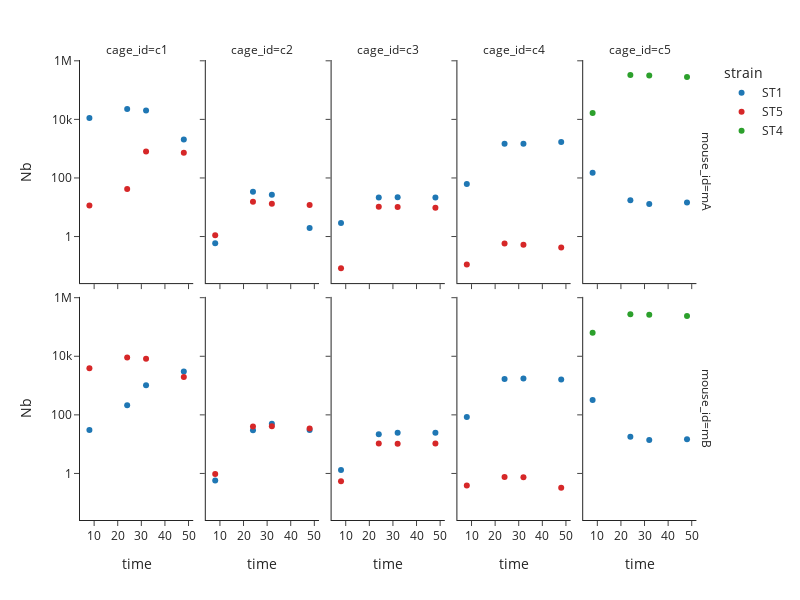
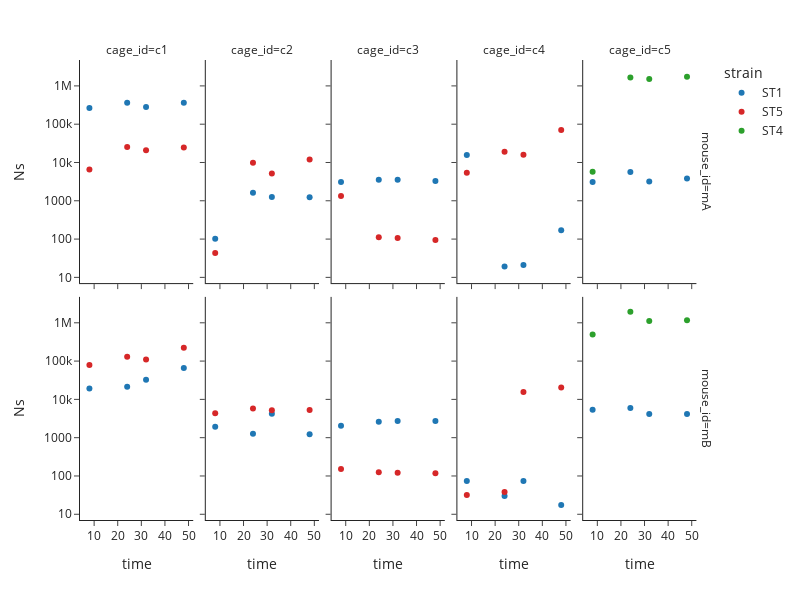
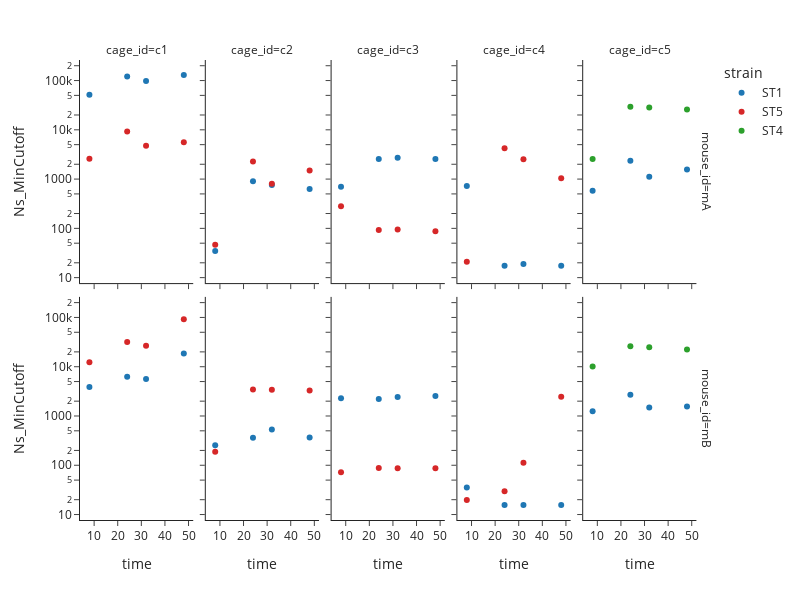

Notebook source saved alongside these figures, in order:
### Code cell
df_plot = df_results.copy().dropna(subset = 'cage_id')
df_plot = df_plot.loc[(df_plot['sample_type_y'].str.contains('stool')) & (df_plot['strain'].str.contains("ST1|ST5|ST4"))].copy()
df_plot['time'] = df_plot['time_point_h'].apply(lambda x: str(x).split('h')[0]).astype(int)
df_plot = df_plot.sort_values(['cage_id', 'time', 'strain'], ascending=True)

fig = px.scatter(df_plot,
                 x = 'time',
                 y = 'Nb',
                 color = 'strain',
                 template = 'simple_white',
                 color_discrete_map=strain_color_dict,
                 facet_col = 'cage_id',
                 facet_row = 'mouse_id',
                 log_y = True,
                 width = 800,
                 height = 600
                 )
fig.write_image('P4C1T8-FP_timecourse_Nb.png', scale = 2)
# Create a mean box with stadard deviation for negative controls and plot

fig.show()
fig = px.scatter(df_plot,
                 x = 'time',
                 y = 'Ns',
                 color = 'strain',
                 template = 'simple_white',
                 color_discrete_map=strain_color_dict,
                 facet_col = 'cage_id',
                 facet_row = 'mouse_id',
                 log_y = True,
                 width = 800,
                 height = 600
                 )

# Create a mean box with stadard deviation for negative controls and plot

fig.show()
fig = px.scatter(df_plot,
                 x = 'time',
                 y = 'Ns_MinCutoff',
                 color = 'strain',
                 template = 'simple_white',
                 color_discrete_map=strain_color_dict,
                 facet_col = 'cage_id',
                 facet_row = 'mouse_id',
                 log_y = True,
                 width = 800,
                 height = 600
                 )

# Create a mean box with stadard deviation for negative controls and plot

fig.show()

### Figure 1 — Plotly figure (JSON) as saved in the notebook; plotly's stock layout.template omitted (floating-point values rounded to 4 significant figures)
{"data": [{"hovertemplate": "strain=ST1<br>mouse_id=mA<br>cage_id=c1<br>time=%{x}<br>Nb=%{y}<extra></extra>", "legendgroup": "ST1", "marker": {"color": "#1F77B4", "symbol": "circle"}, "mode": "markers", "name": "ST1", "orientation": "v", "showlegend": true, "type": "scatter", "x": [8, 24, 32, 48], "xaxis": "x6", "y": [11230.0, 22530.0, 20000.0, 2046.0], "yaxis": "y6"}, {"hovertemplate": "strain=ST1<br>mouse_id=mA<br>cage_id=c2<br>time=%{x}<br>Nb=%{y}<extra></extra>", "legendgroup": "ST1", "marker": {"color": "#1F77B4", "symbol": "circle"}, "mode": "markers", "name": "ST1", "orientation": "v", "showlegend": false, "type": "scatter", "x": [8, 24, 32, 48], "xaxis": "x7", "y": [0.5845, 33.95, 26.75, 1.95], "yaxis": "y7"}, {"hovertemplate": "strain=ST1<br>mouse_id=mA<br>cage_id=c3<br>time=%{x}<br>Nb=%{y}<extra></extra>", "legendgroup": "ST1", "marker": {"color": "#1F77B4", "symbol": "circle"}, "mode": "markers", "name": "ST1", "orientation": "v", "showlegend": false, "type": "scatter", "x": [8, 24, 32, 48], "xaxis": "x8", "y": [2.925, 21.65, 21.89, 21.5], "yaxis": "y8"}, {"hovertemplate": "strain=ST1<br>mouse_id=mA<br>cage_id=c4<br>time=%{x}<br>Nb=%{y}<extra></extra>", "legendgroup": "ST1", "marker": {"color": "#1F77B4", "symbol": "circle"}, "mode": "markers", "name": "ST1", "orientation": "v", "showlegend": false, "type": "scatter", "x": [8, 24, 32, 48], "xaxis": "x9", "y": [61.62, 1466.0, 1463.0, 1676.0], "yaxis": "y9"}, {"hovertemplate": "strain=ST1<br>mouse_id=mA<br>cage_id=c5<br>time=%{x}<br>Nb=%{y}<extra></extra>", "legendgroup": "ST1", "marker": {"color": "#1F77B4", "symbol": "circle"}, "mode": "markers", "name": "ST1", "orientation": "v", "showlegend": false, "type": "scatter", "x": [8, 24, 32, 48], "xaxis": "x10", "y": [150.9, 17.38, 13.02, 14.43], "yaxis": "y10"}, {"hovertemplate": "strain=ST1<br>mouse_id=mB<br>cage_id=c1<br>time=%{x}<br>Nb=%{y}<extra></extra>", "legendgroup": "ST1", "marker": {"color": "#1F77B4", "symbol": "circle"}, "mode": "markers", "name": "ST1", "orientation": "v", "showlegend": false, "type": "scatter", "x": [8, 24, 32, 48], "xaxis": "x", "y": [30.69, 211.3, 1034.0, 3026.0], "yaxis": "y"}, {"hovertemplate": "strain=ST1<br>mouse_id=mB<br>cage_id=c2<br>time=%{x}<br>Nb=%{y}<extra></extra>", "legendgroup": "ST1", "marker": {"color": "#1F77B4", "symbol": "circle"}, "mode": "markers", "name": "ST1", "orientation": "v", "showlegend": false, "type": "scatter", "x": [8, 24, 32, 48], "xaxis": "x2", "y": [0.5768, 29.75, 49.29, 30.28], "yaxis": "y2"}, {"hovertemplate": "strain=ST1<br>mouse_id=mB<br>cage_id=c3<br>time=%{x}<br>Nb=%{y}<extra></extra>", "legendgroup": "ST1", "marker": {"color": "#1F77B4", "symbol": "circle"}, "mode": "markers", "name": "ST1", "orientation": "v", "showlegend": false, "type": "scatter", "x": [8, 24, 32, 48], "xaxis": "x3", "y": [1.302, 21.95, 24.32, 24.53], "yaxis": "y3"}, {"hovertemplate": "strain=ST1<br>mouse_id=mB<br>cage_id=c4<br>time=%{x}<br>Nb=%{y}<extra></extra>", "legendgroup": "ST1", "marker": {"color": "#1F77B4", "symbol": "circle"}, "mode": "markers", "name": "ST1", "orientation": "v", "showlegend": false, "type": "scatter", "x": [8, 24, 32, 48], "xaxis": "x4", "y": [84.46, 1692.0, 1758.0, 1602.0], "yaxis": "y4"}, {"hovertemplate": "strain=ST1<br>mouse_id=mB<br>cage_id=c5<br>time=%{x}<br>Nb=%{y}<extra></extra>", "legendgroup": "ST1", "marker": {"color": "#1F77B4", "symbol": "circle"}, "mode": "markers", "name": "ST1", "orientation": "v", "showlegend": false, "type": "scatter", "x": [8, 24, 32, 48], "xaxis": "x5", "y": [319.5, 17.9, 13.73, 14.71], "yaxis": "y5"}, {"hovertemplate": "strain=ST5<br>mouse_id=mA<br>cage_id=c1<br>time=%{x}<br>Nb=%{y}<extra></extra>", "legendgroup": "ST5", "marker": {"color": "#D62728", "symbol": "circle"}, "mode": "markers", "name": "ST5", "orientation": "v", "showlegend": true, "type": "scatter", "x": [8, 24, 32, 48], "xaxis": "x6", "y": [11.38, 42.29, 799.4, 727.9], "yaxis": "y6"}, {"hovertemplate": "strain=ST5<br>mouse_id=mA<br>cage_id=c2<br>time=%{x}<br>Nb=%{y}<extra></extra>", "legendgroup": "ST5", "marker": {"color": "#D62728", "symbol": "circle"}, "mode": "markers", "name": "ST5", "orientation": "v", "showlegend": false, "type": "scatter", "x": [8, 24, 32, 48], "xaxis": "x7", "y": [1.108, 15.51, 13.11, 12.0], "yaxis": "y7"}, {"hovertemplate": "strain=ST5<br>mouse_id=mA<br>cage_id=c3<br>time=%{x}<br>Nb=%{y}<extra></extra>", "legendgroup": "ST5", "marker": {"color": "#D62728", "symbol": "circle"}, "mode": "markers", "name": "ST5", "orientation": "v", "showlegend": false, "type": "scatter", "x": [8, 24, 32, 48], "xaxis": "x8", "y": [0.083, 10.34, 10.27, 9.556], "yaxis": "y8"}, {"hovertemplate": "strain=ST5<br>mouse_id=mA<br>cage_id=c4<br>time=%{x}<br>Nb=%{y}<extra></extra>", "legendgroup": "ST5", "marker": {"color": "#D62728", "symbol": "circle"}, "mode": "markers", "name": "ST5", "orientation": "v", "showlegend": false, "type": "scatter", "x": [8, 24, 32, 48], "xaxis": "x9", "y": [0.1099, 0.5791, 0.5259, 0.4199], "yaxis": "y9"}, {"hovertemplate": "strain=ST5<br>mouse_id=mB<br>cage_id=c1<br>time=%{x}<br>Nb=%{y}<extra></extra>", "legendgroup": "ST5", "marker": {"color": "#D62728", "symbol": "circle"}, "mode": "markers", "name": "ST5", "orientation": "v", "showlegend": false, "type": "scatter", "x": [8, 24, 32, 48], "xaxis": "x", "y": [3940.0, 9165.0, 8265.0, 1971.0], "yaxis": "y"}, {"hovertemplate": "strain=ST5<br>mouse_id=mB<br>cage_id=c2<br>time=%{x}<br>Nb=%{y}<extra></extra>", "legendgroup": "ST5", "marker": {"color": "#D62728", "symbol": "circle"}, "mode": "markers", "name": "ST5", "orientation": "v", "showlegend": false, "type": "scatter", "x": [8, 24, 32, 48], "xaxis": "x2", "y": [0.9544, 40.26, 40.47, 34.27], "yaxis": "y2"}, {"hovertemplate": "strain=ST5<br>mouse_id=mB<br>cage_id=c3<br>time=%{x}<br>Nb=%{y}<extra></extra>", "legendgroup": "ST5", "marker": {"color": "#D62728", "symbol": "circle"}, "mode": "markers", "name": "ST5", "orientation": "v", "showlegend": false, "type": "scatter", "x": [8, 24, 32, 48], "xaxis": "x3", "y": [0.5375, 10.43, 10.38, 10.42], "yaxis": "y3"}, {"hovertemplate": "strain=ST5<br>mouse_id=mB<br>cage_id=c4<br>time=%{x}<br>Nb=%{y}<extra></extra>", "legendgroup": "ST5", "marker": {"color": "#D62728", "symbol": "circle"}, "mode": "markers", "name": "ST5", "orientation": "v", "showlegend": false, "type": "scatter", "x": [8, 24, 32, 48], "xaxis": "x4", "y": [0.3867, 0.7514, 0.7481, 0.3269], "yaxis": "y4"}, {"hovertemplate": "strain=ST4<br>mouse_id=mA<br>cage_id=c5<br>time=%{x}<br>Nb=%{y}<extra></extra>", "legendgroup": "ST4", "marker": {"color": "#2CA02C", "symbol": "circle"}, "mode": "markers", "name": "ST4", "orientation": "v", "showlegend": true, "type": "scatter", "x": [8, 24, 32, 48], "xaxis": "x10", "y": [16420.0, 329900.0, 312400.0, 280200.0], "yaxis": "y10"}, {"hovertemplate": "strain=ST4<br>mouse_id=mB<br>cage_id=c5<br>time=%{x}<br>Nb=%{y}<extra></extra>", "legendgroup": "ST4", "marker": {"color": "#2CA02C", "symbol": "circle"}, "mode": "markers", "name": "ST4", "orientation": "v", "showlegend": false, "type": "scatter", "x": [8, 24, 32, 48], "xaxis": "x5", "y": [63240.0, 273600.0, 261200.0, 239400.0], "yaxis": "y5"}], "layout": {"annotations": [{"font": {}, "showarrow": false, "text": "cage_id=c1", "x": 0.09, "xanchor": "center", "xref": "paper", "y": 1, "yanchor": "bottom", "yref": "paper"}, {"font": {}, "showarrow": false, "text": "cage_id=c2", "x": 0.29, "xanchor": "center", "xref": "paper", "y": 1, "yanchor": "bottom", "yref": "paper"}, {"font": {}, "showarrow": false, "text": "cage_id=c3", "x": 0.49, "xanchor": "center", "xref": "paper", "y": 1, "yanchor": "bottom", "yref": "paper"}, {"font": {}, "showarrow": false, "text": "cage_id=c4", "x": 0.69, "xanchor": "center", "xref": "paper", "y": 1, "yanchor": "bottom", "yref": "paper"}, {"font": {}, "showarrow": false, "text": "cage_id=c5", "x": 0.89, "xanchor": "center", "xref": "paper", "y": 1, "yanchor": "bottom", "yref": "paper"}, {"font": {}, "showarrow": false, "text": "mouse_id=mB", "textangle": 90, "x": 0.98, "xanchor": "left", "xref": "paper", "y": 0.2425, "yanchor": "middle", "yref": "paper"}, {"font": {}, "showarrow": false, "text": "mouse_id=mA", "textangle": 90, "x": 0.98, "xanchor": "left", "xref": "paper", "y": 0.7575, "yanchor": "middle", "yref": "paper"}], "height": 600, "legend": {"title": {"text": "strain"}, "tracegroupgap": 0}, "margin": {"t": 60}, "width": 800, "xaxis": {"anchor": "y", "domain": [0, 0.18], "title": {"text": "time"}}, "xaxis10": {"anchor": "y10", "domain": [0.8, 0.98], "matches": "x", "showticklabels": false}, "xaxis2": {"anchor": "y2", "domain": [0.2, 0.38], "matches": "x", "title": {"text": "time"}}, "xaxis3": {"anchor": "y3", "domain": [0.4, 0.58], "matches": "x", "title": {"text": "time"}}, "xaxis4": {"anchor": "y4", "domain": [0.6, 0.78], "matches": "x", "title": {"text": "time"}}, "xaxis5": {"anchor": "y5", "domain": [0.8, 0.98], "matches": "x", "title": {"text": "time"}}, "xaxis6": {"anchor": "y6", "domain": [0, 0.18], "matches": "x", "showticklabels": false}, "xaxis7": {"anchor": "y7", "domain": [0.2, 0.38], "matches": "x", "showticklabels": false}, "xaxis8": {"anchor": "y8", "domain": [0.4, 0.58], "matches": "x", "showticklabels": false}, "xaxis9": {"anchor": "y9", "domain": [0.6, 0.78], "matches": "x", "showticklabels": false}, "yaxis": {"anchor": "x", "domain": [0, 0.485], "title": {"text": "Nb"}, "type": "log"}, "yaxis10": {"anchor": "x10", "domain": [0.515, 1], "matches": "y", "showticklabels": false, "type": "log"}, "yaxis2": {"anchor": "x2", "domain": [0, 0.485], "matches": "y", "showticklabels": false, "type": "log"}, "yaxis3": {"anchor": "x3", "domain": [0, 0.485], "matches": "y", "showticklabels": false, "type": "log"}, "yaxis4": {"anchor": "x4", "domain": [0, 0.485], "matches": "y", "showticklabels": false, "type": "log"}, "yaxis5": {"anchor": "x5", "domain": [0, 0.485], "matches": "y", "showticklabels": false, "type": "log"}, "yaxis6": {"anchor": "x6", "domain": [0.515, 1], "matches": "y", "title": {"text": "Nb"}, "type": "log"}, "yaxis7": {"anchor": "x7", "domain": [0.515, 1], "matches": "y", "showticklabels": false, "type": "log"}, "yaxis8": {"anchor": "x8", "domain": [0.515, 1], "matches": "y", "showticklabels": false, "type": "log"}, "yaxis9": {"anchor": "x9", "domain": [0.515, 1], "matches": "y", "showticklabels": false, "type": "log"}}}

### Figure 2 — Plotly figure (JSON) as saved in the notebook; plotly's stock layout.template omitted (floating-point values rounded to 4 significant figures)
{"data": [{"hovertemplate": "strain=ST1<br>mouse_id=mA<br>cage_id=c1<br>time=%{x}<br>Ns=%{y}<extra></extra>", "legendgroup": "ST1", "marker": {"color": "#1F77B4", "symbol": "circle"}, "mode": "markers", "name": "ST1", "orientation": "v", "showlegend": true, "type": "scatter", "x": [8, 24, 32, 48], "xaxis": "x6", "y": [264200.0, 362600.0, 280000.0, 365600.0], "yaxis": "y6"}, {"hovertemplate": "strain=ST1<br>mouse_id=mA<br>cage_id=c2<br>time=%{x}<br>Ns=%{y}<extra></extra>", "legendgroup": "ST1", "marker": {"color": "#1F77B4", "symbol": "circle"}, "mode": "markers", "name": "ST1", "orientation": "v", "showlegend": false, "type": "scatter", "x": [8, 24, 32, 48], "xaxis": "x7", "y": [102.2, 1628.0, 1264.0, 1230.0], "yaxis": "y7"}, {"hovertemplate": "strain=ST1<br>mouse_id=mA<br>cage_id=c3<br>time=%{x}<br>Ns=%{y}<extra></extra>", "legendgroup": "ST1", "marker": {"color": "#1F77B4", "symbol": "circle"}, "mode": "markers", "name": "ST1", "orientation": "v", "showlegend": false, "type": "scatter", "x": [8, 24, 32, 48], "xaxis": "x8", "y": [3101.0, 3521.0, 3541.0, 3308.0], "yaxis": "y8"}, {"hovertemplate": "strain=ST1<br>mouse_id=mA<br>cage_id=c4<br>time=%{x}<br>Ns=%{y}<extra></extra>", "legendgroup": "ST1", "marker": {"color": "#1F77B4", "symbol": "circle"}, "mode": "markers", "name": "ST1", "orientation": "v", "showlegend": false, "type": "scatter", "x": [8, 24, 32, 48], "xaxis": "x9", "y": [15620.0, 19.18, 21.0, 170.1], "yaxis": "y9"}, {"hovertemplate": "strain=ST1<br>mouse_id=mA<br>cage_id=c5<br>time=%{x}<br>Ns=%{y}<extra></extra>", "legendgroup": "ST1", "marker": {"color": "#1F77B4", "symbol": "circle"}, "mode": "markers", "name": "ST1", "orientation": "v", "showlegend": false, "type": "scatter", "x": [8, 24, 32, 48], "xaxis": "x10", "y": [3091.0, 5661.0, 3187.0, 3821.0], "yaxis": "y10"}, {"hovertemplate": "strain=ST1<br>mouse_id=mB<br>cage_id=c1<br>time=%{x}<br>Ns=%{y}<extra></extra>", "legendgroup": "ST1", "marker": {"color": "#1F77B4", "symbol": "circle"}, "mode": "markers", "name": "ST1", "orientation": "v", "showlegend": false, "type": "scatter", "x": [8, 24, 32, 48], "xaxis": "x", "y": [19150.0, 21280.0, 32430.0, 66480.0], "yaxis": "y"}, {"hovertemplate": "strain=ST1<br>mouse_id=mB<br>cage_id=c2<br>time=%{x}<br>Ns=%{y}<extra></extra>", "legendgroup": "ST1", "marker": {"color": "#1F77B4", "symbol": "circle"}, "mode": "markers", "name": "ST1", "orientation": "v", "showlegend": false, "type": "scatter", "x": [8, 24, 32, 48], "xaxis": "x2", "y": [1941.0, 1274.0, 4192.0, 1229.0], "yaxis": "y2"}, {"hovertemplate": "strain=ST1<br>mouse_id=mB<br>cage_id=c3<br>time=%{x}<br>Ns=%{y}<extra></extra>", "legendgroup": "ST1", "marker": {"color": "#1F77B4", "symbol": "circle"}, "mode": "markers", "name": "ST1", "orientation": "v", "showlegend": false, "type": "scatter", "x": [8, 24, 32, 48], "xaxis": "x3", "y": [2061.0, 2598.0, 2741.0, 2711.0], "yaxis": "y3"}, {"hovertemplate": "strain=ST1<br>mouse_id=mB<br>cage_id=c4<br>time=%{x}<br>Ns=%{y}<extra></extra>", "legendgroup": "ST1", "marker": {"color": "#1F77B4", "symbol": "circle"}, "mode": "markers", "name": "ST1", "orientation": "v", "showlegend": false, "type": "scatter", "x": [8, 24, 32, 48], "xaxis": "x4", "y": [73.73, 30.09, 73.73, 17.36], "yaxis": "y4"}, {"hovertemplate": "strain=ST1<br>mouse_id=mB<br>cage_id=c5<br>time=%{x}<br>Ns=%{y}<extra></extra>", "legendgroup": "ST1", "marker": {"color": "#1F77B4", "symbol": "circle"}, "mode": "markers", "name": "ST1", "orientation": "v", "showlegend": false, "type": "scatter", "x": [8, 24, 32, 48], "xaxis": "x5", "y": [5354.0, 5985.0, 4135.0, 4174.0], "yaxis": "y5"}, {"hovertemplate": "strain=ST5<br>mouse_id=mA<br>cage_id=c1<br>time=%{x}<br>Ns=%{y}<extra></extra>", "legendgroup": "ST5", "marker": {"color": "#D62728", "symbol": "circle"}, "mode": "markers", "name": "ST5", "orientation": "v", "showlegend": true, "type": "scatter", "x": [8, 24, 32, 48], "xaxis": "x6", "y": [6585.0, 25440.0, 20840.0, 24750.0], "yaxis": "y6"}, {"hovertemplate": "strain=ST5<br>mouse_id=mA<br>cage_id=c2<br>time=%{x}<br>Ns=%{y}<extra></extra>", "legendgroup": "ST5", "marker": {"color": "#D62728", "symbol": "circle"}, "mode": "markers", "name": "ST5", "orientation": "v", "showlegend": false, "type": "scatter", "x": [8, 24, 32, 48], "xaxis": "x7", "y": [43.11, 9812.0, 5121.0, 12020.0], "yaxis": "y7"}, {"hovertemplate": "strain=ST5<br>mouse_id=mA<br>cage_id=c3<br>time=%{x}<br>Ns=%{y}<extra></extra>", "legendgroup": "ST5", "marker": {"color": "#D62728", "symbol": "circle"}, "mode": "markers", "name": "ST5", "orientation": "v", "showlegend": false, "type": "scatter", "x": [8, 24, 32, 48], "xaxis": "x8", "y": [1342.0, 111.0, 106.0, 94.33], "yaxis": "y8"}, {"hovertemplate": "strain=ST5<br>mouse_id=mA<br>cage_id=c4<br>time=%{x}<br>Ns=%{y}<extra></extra>", "legendgroup": "ST5", "marker": {"color": "#D62728", "symbol": "circle"}, "mode": "markers", "name": "ST5", "orientation": "v", "showlegend": false, "type": "scatter", "x": [8, 24, 32, 48], "xaxis": "x9", "y": [5402.0, 19150.0, 16020.0, 70120.0], "yaxis": "y9"}, {"hovertemplate": "strain=ST5<br>mouse_id=mB<br>cage_id=c1<br>time=%{x}<br>Ns=%{y}<extra></extra>", "legendgroup": "ST5", "marker": {"color": "#D62728", "symbol": "circle"}, "mode": "markers", "name": "ST5", "orientation": "v", "showlegend": false, "type": "scatter", "x": [8, 24, 32, 48], "xaxis": "x", "y": [79000.0, 130000.0, 110600.0, 223400.0], "yaxis": "y"}, {"hovertemplate": "strain=ST5<br>mouse_id=mB<br>cage_id=c2<br>time=%{x}<br>Ns=%{y}<extra></extra>", "legendgroup": "ST5", "marker": {"color": "#D62728", "symbol": "circle"}, "mode": "markers", "name": "ST5", "orientation": "v", "showlegend": false, "type": "scatter", "x": [8, 24, 32, 48], "xaxis": "x2", "y": [4335.0, 5821.0, 5174.0, 5271.0], "yaxis": "y2"}, {"hovertemplate": "strain=ST5<br>mouse_id=mB<br>cage_id=c3<br>time=%{x}<br>Ns=%{y}<extra></extra>", "legendgroup": "ST5", "marker": {"color": "#D62728", "symbol": "circle"}, "mode": "markers", "name": "ST5", "orientation": "v", "showlegend": false, "type": "scatter", "x": [8, 24, 32, 48], "xaxis": "x3", "y": [151.0, 126.0, 121.0, 118.1], "yaxis": "y3"}, {"hovertemplate": "strain=ST5<br>mouse_id=mB<br>cage_id=c4<br>time=%{x}<br>Ns=%{y}<extra></extra>", "legendgroup": "ST5", "marker": {"color": "#D62728", "symbol": "circle"}, "mode": "markers", "name": "ST5", "orientation": "v", "showlegend": false, "type": "scatter", "x": [8, 24, 32, 48], "xaxis": "x4", "y": [31.67, 38.14, 15640.0, 20370.0], "yaxis": "y4"}, {"hovertemplate": "strain=ST4<br>mouse_id=mA<br>cage_id=c5<br>time=%{x}<br>Ns=%{y}<extra></extra>", "legendgroup": "ST4", "marker": {"color": "#2CA02C", "symbol": "circle"}, "mode": "markers", "name": "ST4", "orientation": "v", "showlegend": true, "type": "scatter", "x": [8, 24, 32, 48], "xaxis": "x10", "y": [5693.0, 1658000.0, 1520000.0, 1745000.0], "yaxis": "y10"}, {"hovertemplate": "strain=ST4<br>mouse_id=mB<br>cage_id=c5<br>time=%{x}<br>Ns=%{y}<extra></extra>", "legendgroup": "ST4", "marker": {"color": "#2CA02C", "symbol": "circle"}, "mode": "markers", "name": "ST4", "orientation": "v", "showlegend": false, "type": "scatter", "x": [8, 24, 32, 48], "xaxis": "x5", "y": [496600.0, 1936000.0, 1120000.0, 1161000.0], "yaxis": "y5"}], "layout": {"annotations": [{"font": {}, "showarrow": false, "text": "cage_id=c1", "x": 0.09, "xanchor": "center", "xref": "paper", "y": 1, "yanchor": "bottom", "yref": "paper"}, {"font": {}, "showarrow": false, "text": "cage_id=c2", "x": 0.29, "xanchor": "center", "xref": "paper", "y": 1, "yanchor": "bottom", "yref": "paper"}, {"font": {}, "showarrow": false, "text": "cage_id=c3", "x": 0.49, "xanchor": "center", "xref": "paper", "y": 1, "yanchor": "bottom", "yref": "paper"}, {"font": {}, "showarrow": false, "text": "cage_id=c4", "x": 0.69, "xanchor": "center", "xref": "paper", "y": 1, "yanchor": "bottom", "yref": "paper"}, {"font": {}, "showarrow": false, "text": "cage_id=c5", "x": 0.89, "xanchor": "center", "xref": "paper", "y": 1, "yanchor": "bottom", "yref": "paper"}, {"font": {}, "showarrow": false, "text": "mouse_id=mB", "textangle": 90, "x": 0.98, "xanchor": "left", "xref": "paper", "y": 0.2425, "yanchor": "middle", "yref": "paper"}, {"font": {}, "showarrow": false, "text": "mouse_id=mA", "textangle": 90, "x": 0.98, "xanchor": "left", "xref": "paper", "y": 0.7575, "yanchor": "middle", "yref": "paper"}], "height": 600, "legend": {"title": {"text": "strain"}, "tracegroupgap": 0}, "margin": {"t": 60}, "width": 800, "xaxis": {"anchor": "y", "domain": [0, 0.18], "title": {"text": "time"}}, "xaxis10": {"anchor": "y10", "domain": [0.8, 0.98], "matches": "x", "showticklabels": false}, "xaxis2": {"anchor": "y2", "domain": [0.2, 0.38], "matches": "x", "title": {"text": "time"}}, "xaxis3": {"anchor": "y3", "domain": [0.4, 0.58], "matches": "x", "title": {"text": "time"}}, "xaxis4": {"anchor": "y4", "domain": [0.6, 0.78], "matches": "x", "title": {"text": "time"}}, "xaxis5": {"anchor": "y5", "domain": [0.8, 0.98], "matches": "x", "title": {"text": "time"}}, "xaxis6": {"anchor": "y6", "domain": [0, 0.18], "matches": "x", "showticklabels": false}, "xaxis7": {"anchor": "y7", "domain": [0.2, 0.38], "matches": "x", "showticklabels": false}, "xaxis8": {"anchor": "y8", "domain": [0.4, 0.58], "matches": "x", "showticklabels": false}, "xaxis9": {"anchor": "y9", "domain": [0.6, 0.78], "matches": "x", "showticklabels": false}, "yaxis": {"anchor": "x", "domain": [0, 0.485], "title": {"text": "Ns"}, "type": "log"}, "yaxis10": {"anchor": "x10", "domain": [0.515, 1], "matches": "y", "showticklabels": false, "type": "log"}, "yaxis2": {"anchor": "x2", "domain": [0, 0.485], "matches": "y", "showticklabels": false, "type": "log"}, "yaxis3": {"anchor": "x3", "domain": [0, 0.485], "matches": "y", "showticklabels": false, "type": "log"}, "yaxis4": {"anchor": "x4", "domain": [0, 0.485], "matches": "y", "showticklabels": false, "type": "log"}, "yaxis5": {"anchor": "x5", "domain": [0, 0.485], "matches": "y", "showticklabels": false, "type": "log"}, "yaxis6": {"anchor": "x6", "domain": [0.515, 1], "matches": "y", "title": {"text": "Ns"}, "type": "log"}, "yaxis7": {"anchor": "x7", "domain": [0.515, 1], "matches": "y", "showticklabels": false, "type": "log"}, "yaxis8": {"anchor": "x8", "domain": [0.515, 1], "matches": "y", "showticklabels": false, "type": "log"}, "yaxis9": {"anchor": "x9", "domain": [0.515, 1], "matches": "y", "showticklabels": false, "type": "log"}}}

### Figure 3 — Plotly figure (JSON) as saved in the notebook; plotly's stock layout.template omitted (floating-point values rounded to 4 significant figures)
{"data": [{"hovertemplate": "strain=ST1<br>mouse_id=mA<br>cage_id=c1<br>time=%{x}<br>Ns_MinCutoff=%{y}<extra></extra>", "legendgroup": "ST1", "marker": {"color": "#1F77B4", "symbol": "circle"}, "mode": "markers", "name": "ST1", "orientation": "v", "showlegend": true, "type": "scatter", "x": [8, 24, 32, 48], "xaxis": "x6", "y": [51340.0, 120400.0, 97650.0, 130200.0], "yaxis": "y6"}, {"hovertemplate": "strain=ST1<br>mouse_id=mA<br>cage_id=c2<br>time=%{x}<br>Ns_MinCutoff=%{y}<extra></extra>", "legendgroup": "ST1", "marker": {"color": "#1F77B4", "symbol": "circle"}, "mode": "markers", "name": "ST1", "orientation": "v", "showlegend": false, "type": "scatter", "x": [8, 24, 32, 48], "xaxis": "x7", "y": [34.68, 906.7, 756.7, 633.0], "yaxis": "y7"}, {"hovertemplate": "strain=ST1<br>mouse_id=mA<br>cage_id=c3<br>time=%{x}<br>Ns_MinCutoff=%{y}<extra></extra>", "legendgroup": "ST1", "marker": {"color": "#1F77B4", "symbol": "circle"}, "mode": "markers", "name": "ST1", "orientation": "v", "showlegend": false, "type": "scatter", "x": [8, 24, 32, 48], "xaxis": "x8", "y": [701.0, 2548.0, 2721.0, 2558.0], "yaxis": "y8"}, {"hovertemplate": "strain=ST1<br>mouse_id=mA<br>cage_id=c4<br>time=%{x}<br>Ns_MinCutoff=%{y}<extra></extra>", "legendgroup": "ST1", "marker": {"color": "#1F77B4", "symbol": "circle"}, "mode": "markers", "name": "ST1", "orientation": "v", "showlegend": false, "type": "scatter", "x": [8, 24, 32, 48], "xaxis": "x9", "y": [721.0, 17.36, 19.0, 17.36], "yaxis": "y9"}, {"hovertemplate": "strain=ST1<br>mouse_id=mA<br>cage_id=c5<br>time=%{x}<br>Ns_MinCutoff=%{y}<extra></extra>", "legendgroup": "ST1", "marker": {"color": "#1F77B4", "symbol": "circle"}, "mode": "markers", "name": "ST1", "orientation": "v", "showlegend": false, "type": "scatter", "x": [8, 24, 32, 48], "xaxis": "x10", "y": [581.0, 2354.0, 1116.0, 1566.0], "yaxis": "y10"}, {"hovertemplate": "strain=ST1<br>mouse_id=mB<br>cage_id=c1<br>time=%{x}<br>Ns_MinCutoff=%{y}<extra></extra>", "legendgroup": "ST1", "marker": {"color": "#1F77B4", "symbol": "circle"}, "mode": "markers", "name": "ST1", "orientation": "v", "showlegend": false, "type": "scatter", "x": [8, 24, 32, 48], "xaxis": "x", "y": [3885.0, 6286.0, 5641.0, 18610.0], "yaxis": "y"}, {"hovertemplate": "strain=ST1<br>mouse_id=mB<br>cage_id=c2<br>time=%{x}<br>Ns_MinCutoff=%{y}<extra></extra>", "legendgroup": "ST1", "marker": {"color": "#1F77B4", "symbol": "circle"}, "mode": "markers", "name": "ST1", "orientation": "v", "showlegend": false, "type": "scatter", "x": [8, 24, 32, 48], "xaxis": "x2", "y": [255.5, 362.7, 529.3, 365.4], "yaxis": "y2"}, {"hovertemplate": "strain=ST1<br>mouse_id=mB<br>cage_id=c3<br>time=%{x}<br>Ns_MinCutoff=%{y}<extra></extra>", "legendgroup": "ST1", "marker": {"color": "#1F77B4", "symbol": "circle"}, "mode": "markers", "name": "ST1", "orientation": "v", "showlegend": false, "type": "scatter", "x": [8, 24, 32, 48], "xaxis": "x3", "y": [2291.0, 2221.0, 2421.0, 2531.0], "yaxis": "y3"}, {"hovertemplate": "strain=ST1<br>mouse_id=mB<br>cage_id=c4<br>time=%{x}<br>Ns_MinCutoff=%{y}<extra></extra>", "legendgroup": "ST1", "marker": {"color": "#1F77B4", "symbol": "circle"}, "mode": "markers", "name": "ST1", "orientation": "v", "showlegend": false, "type": "scatter", "x": [8, 24, 32, 48], "xaxis": "x4", "y": [35.55, 15.55, 15.55, 15.55], "yaxis": "y4"}, {"hovertemplate": "strain=ST1<br>mouse_id=mB<br>cage_id=c5<br>time=%{x}<br>Ns_MinCutoff=%{y}<extra></extra>", "legendgroup": "ST1", "marker": {"color": "#1F77B4", "symbol": "circle"}, "mode": "markers", "name": "ST1", "orientation": "v", "showlegend": false, "type": "scatter", "x": [8, 24, 32, 48], "xaxis": "x5", "y": [1241.0, 2709.0, 1480.0, 1566.0], "yaxis": "y5"}, {"hovertemplate": "strain=ST5<br>mouse_id=mA<br>cage_id=c1<br>time=%{x}<br>Ns_MinCutoff=%{y}<extra></extra>", "legendgroup": "ST5", "marker": {"color": "#D62728", "symbol": "circle"}, "mode": "markers", "name": "ST5", "orientation": "v", "showlegend": true, "type": "scatter", "x": [8, 24, 32, 48], "xaxis": "x6", "y": [2589.0, 9294.0, 4760.0, 5571.0], "yaxis": "y6"}, {"hovertemplate": "strain=ST5<br>mouse_id=mA<br>cage_id=c2<br>time=%{x}<br>Ns_MinCutoff=%{y}<extra></extra>", "legendgroup": "ST5", "marker": {"color": "#D62728", "symbol": "circle"}, "mode": "markers", "name": "ST5", "orientation": "v", "showlegend": false, "type": "scatter", "x": [8, 24, 32, 48], "xaxis": "x7", "y": [46.26, 2277.0, 804.3, 1491.0], "yaxis": "y7"}, {"hovertemplate": "strain=ST5<br>mouse_id=mA<br>cage_id=c3<br>time=%{x}<br>Ns_MinCutoff=%{y}<extra></extra>", "legendgroup": "ST5", "marker": {"color": "#D62728", "symbol": "circle"}, "mode": "markers", "name": "ST5", "orientation": "v", "showlegend": false, "type": "scatter", "x": [8, 24, 32, 48], "xaxis": "x8", "y": [281.0, 92.11, 95.29, 87.67], "yaxis": "y8"}, {"hovertemplate": "strain=ST5<br>mouse_id=mA<br>cage_id=c4<br>time=%{x}<br>Ns_MinCutoff=%{y}<extra></extra>", "legendgroup": "ST5", "marker": {"color": "#D62728", "symbol": "circle"}, "mode": "markers", "name": "ST5", "orientation": "v", "showlegend": false, "type": "scatter", "x": [8, 24, 32, 48], "xaxis": "x9", "y": [21.0, 4202.0, 2521.0, 1041.0], "yaxis": "y9"}, {"hovertemplate": "strain=ST5<br>mouse_id=mB<br>cage_id=c1<br>time=%{x}<br>Ns_MinCutoff=%{y}<extra></extra>", "legendgroup": "ST5", "marker": {"color": "#D62728", "symbol": "circle"}, "mode": "markers", "name": "ST5", "orientation": "v", "showlegend": false, "type": "scatter", "x": [8, 24, 32, 48], "xaxis": "x", "y": [12400.0, 31810.0, 26690.0, 91810.0], "yaxis": "y"}, {"hovertemplate": "strain=ST5<br>mouse_id=mB<br>cage_id=c2<br>time=%{x}<br>Ns_MinCutoff=%{y}<extra></extra>", "legendgroup": "ST5", "marker": {"color": "#D62728", "symbol": "circle"}, "mode": "markers", "name": "ST5", "orientation": "v", "showlegend": false, "type": "scatter", "x": [8, 24, 32, 48], "xaxis": "x2", "y": [188.5, 3430.0, 3404.0, 3298.0], "yaxis": "y2"}, {"hovertemplate": "strain=ST5<br>mouse_id=mB<br>cage_id=c3<br>time=%{x}<br>Ns_MinCutoff=%{y}<extra></extra>", "legendgroup": "ST5", "marker": {"color": "#D62728", "symbol": "circle"}, "mode": "markers", "name": "ST5", "orientation": "v", "showlegend": false, "type": "scatter", "x": [8, 24, 32, 48], "xaxis": "x3", "y": [72.11, 88.5, 86.71, 86.71], "yaxis": "y3"}, {"hovertemplate": "strain=ST5<br>mouse_id=mB<br>cage_id=c4<br>time=%{x}<br>Ns_MinCutoff=%{y}<extra></extra>", "legendgroup": "ST5", "marker": {"color": "#D62728", "symbol": "circle"}, "mode": "markers", "name": "ST5", "orientation": "v", "showlegend": false, "type": "scatter", "x": [8, 24, 32, 48], "xaxis": "x4", "y": [19.67, 29.57, 113.0, 2461.0], "yaxis": "y4"}, {"hovertemplate": "strain=ST4<br>mouse_id=mA<br>cage_id=c5<br>time=%{x}<br>Ns_MinCutoff=%{y}<extra></extra>", "legendgroup": "ST4", "marker": {"color": "#2CA02C", "symbol": "circle"}, "mode": "markers", "name": "ST4", "orientation": "v", "showlegend": true, "type": "scatter", "x": [8, 24, 32, 48], "xaxis": "x10", "y": [2554.0, 29560.0, 28300.0, 25720.0], "yaxis": "y10"}, {"hovertemplate": "strain=ST4<br>mouse_id=mB<br>cage_id=c5<br>time=%{x}<br>Ns_MinCutoff=%{y}<extra></extra>", "legendgroup": "ST4", "marker": {"color": "#2CA02C", "symbol": "circle"}, "mode": "markers", "name": "ST4", "orientation": "v", "showlegend": false, "type": "scatter", "x": [8, 24, 32, 48], "xaxis": "x5", "y": [10150.0, 26150.0, 24760.0, 22380.0], "yaxis": "y5"}], "layout": {"annotations": [{"font": {}, "showarrow": false, "text": "cage_id=c1", "x": 0.09, "xanchor": "center", "xref": "paper", "y": 1, "yanchor": "bottom", "yref": "paper"}, {"font": {}, "showarrow": false, "text": "cage_id=c2", "x": 0.29, "xanchor": "center", "xref": "paper", "y": 1, "yanchor": "bottom", "yref": "paper"}, {"font": {}, "showarrow": false, "text": "cage_id=c3", "x": 0.49, "xanchor": "center", "xref": "paper", "y": 1, "yanchor": "bottom", "yref": "paper"}, {"font": {}, "showarrow": false, "text": "cage_id=c4", "x": 0.69, "xanchor": "center", "xref": "paper", "y": 1, "yanchor": "bottom", "yref": "paper"}, {"font": {}, "showarrow": false, "text": "cage_id=c5", "x": 0.89, "xanchor": "center", "xref": "paper", "y": 1, "yanchor": "bottom", "yref": "paper"}, {"font": {}, "showarrow": false, "text": "mouse_id=mB", "textangle": 90, "x": 0.98, "xanchor": "left", "xref": "paper", "y": 0.2425, "yanchor": "middle", "yref": "paper"}, {"font": {}, "showarrow": false, "text": "mouse_id=mA", "textangle": 90, "x": 0.98, "xanchor": "left", "xref": "paper", "y": 0.7575, "yanchor": "middle", "yref": "paper"}], "height": 600, "legend": {"title": {"text": "strain"}, "tracegroupgap": 0}, "margin": {"t": 60}, "width": 800, "xaxis": {"anchor": "y", "domain": [0, 0.18], "title": {"text": "time"}}, "xaxis10": {"anchor": "y10", "domain": [0.8, 0.98], "matches": "x", "showticklabels": false}, "xaxis2": {"anchor": "y2", "domain": [0.2, 0.38], "matches": "x", "title": {"text": "time"}}, "xaxis3": {"anchor": "y3", "domain": [0.4, 0.58], "matches": "x", "title": {"text": "time"}}, "xaxis4": {"anchor": "y4", "domain": [0.6, 0.78], "matches": "x", "title": {"text": "time"}}, "xaxis5": {"anchor": "y5", "domain": [0.8, 0.98], "matches": "x", "title": {"text": "time"}}, "xaxis6": {"anchor": "y6", "domain": [0, 0.18], "matches": "x", "showticklabels": false}, "xaxis7": {"anchor": "y7", "domain": [0.2, 0.38], "matches": "x", "showticklabels": false}, "xaxis8": {"anchor": "y8", "domain": [0.4, 0.58], "matches": "x", "showticklabels": false}, "xaxis9": {"anchor": "y9", "domain": [0.6, 0.78], "matches": "x", "showticklabels": false}, "yaxis": {"anchor": "x", "domain": [0, 0.485], "title": {"text": "Ns_MinCutoff"}, "type": "log"}, "yaxis10": {"anchor": "x10", "domain": [0.515, 1], "matches": "y", "showticklabels": false, "type": "log"}, "yaxis2": {"anchor": "x2", "domain": [0, 0.485], "matches": "y", "showticklabels": false, "type": "log"}, "yaxis3": {"anchor": "x3", "domain": [0, 0.485], "matches": "y", "showticklabels": false, "type": "log"}, "yaxis4": {"anchor": "x4", "domain": [0, 0.485], "matches": "y", "showticklabels": false, "type": "log"}, "yaxis5": {"anchor": "x5", "domain": [0, 0.485], "matches": "y", "showticklabels": false, "type": "log"}, "yaxis6": {"anchor": "x6", "domain": [0.515, 1], "matches": "y", "title": {"text": "Ns_MinCutoff"}, "type": "log"}, "yaxis7": {"anchor": "x7", "domain": [0.515, 1], "matches": "y", "showticklabels": false, "type": "log"}, "yaxis8": {"anchor": "x8", "domain": [0.515, 1], "matches": "y", "showticklabels": false, "type": "log"}, "yaxis9": {"anchor": "x9", "domain": [0.515, 1], "matches": "y", "showticklabels": false, "type": "log"}}}
